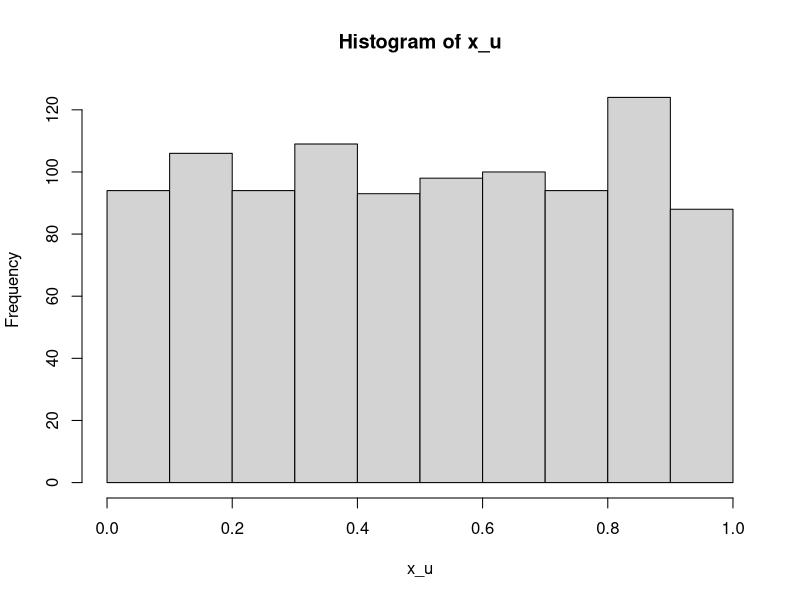
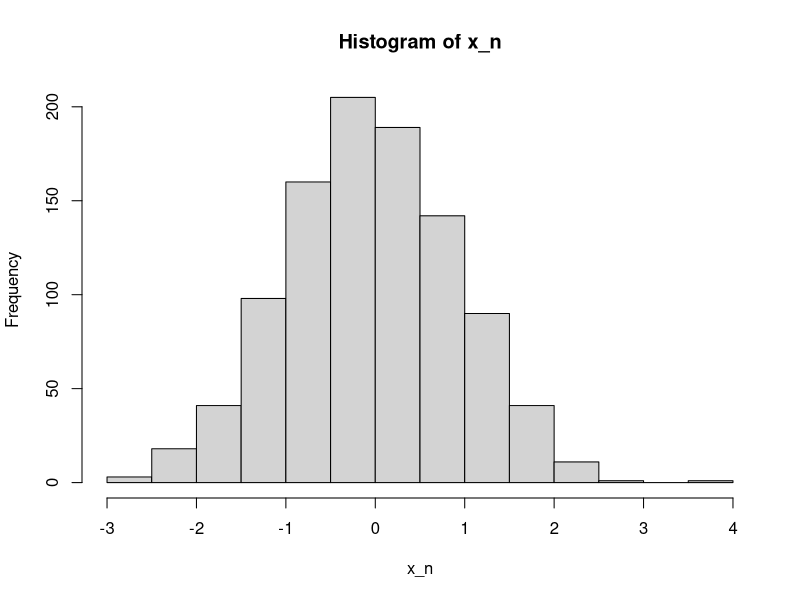
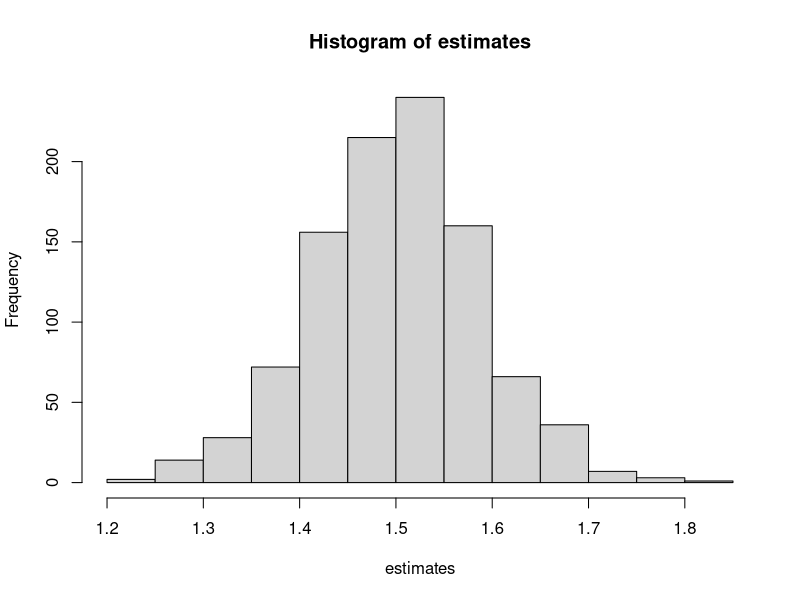

Reproduce these figures in R, in order.
## ---- chunk 1
#| include: false
library(tidyverse)
library(data.table)
## ---- chunk 2
#=== uniform ===#
x_u <- runif(1000) 

head(x_u)
hist(x_u)
## ---- chunk 3
#=== normal ===#
x_n <- rnorm(1000, mean = 0, sd = 1)

head(x_n)
hist(x_n)
## ---- chunk 4
#=== Bernouli (0.7) ===#
runif(30) > 0.3
## ---- chunk 5
set.seed(43230)
runif(10)
## ---- chunk 6
x <- runif(100) 
## ---- chunk 7
(
mean_x <- mean(x)
)
## ---- chunk 8
get_estimate <- function()
{
  x <- runif(100) 
  mean_x <- mean(x)
  return(mean_x)
}
## ---- chunk 9
estimates <-
  lapply(
    1:1000,
    function(x) get_estimate()
  ) %>% 
  unlist()
## ---- chunk 10
mean(estimates)
## ---- chunk 11
B <- 1000 # the number of iterations
N <- 100 # sample size
## ---- chunk 12
mu <- rnorm(N) # the common term shared by both x and u
x <- rnorm(N) + mu # independent variable
u <- rnorm(N) + mu # error
y <- 1 + x + u # dependent variable
data <- data.frame(y = y, x = x)
## ---- chunk 13
cor(x, u)
## ---- chunk 14
lm(y ~ x, data = data)$coefficient["x"]
## ---- chunk 15
get_ols_estimate <- function()
{
  mu <- rnorm(N) # the common term shared by both x and u
  x <- rnorm(N) + mu # independent variable
  u <- rnorm(N) + mu # error
  y <- 1 + x + u # dependent variable
  data <- data.frame(y = y, x = x)

  beta_hat <- lm(y ~ x, data = data)$coefficient["x"]

  return(beta_hat)
}

estimates <-
  lapply(
    1:1000,
    function(x) get_ols_estimate()
  ) %>% 
  unlist()
## ---- chunk 16
mean(estimates)
hist(estimates)
